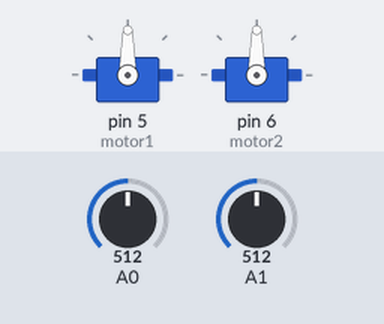
The sketch below on a simulated Arduino Uno, built with avr-gcc and run on an emulated ATmega328P. Parts: 2 × servo. Inputs (shaded band) come from the test bench; at power-on: A0 = 512, A1 = 512.

Above: at 1.2 s.
1.3 s: A0 set to 716
At 2.3 s:
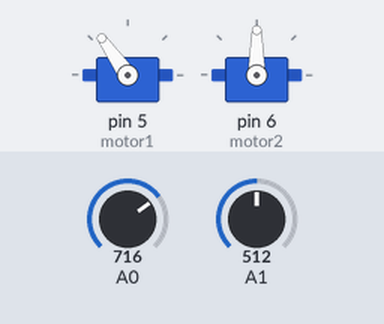
2.8 s: A1 set to 716
At 3.4 s:
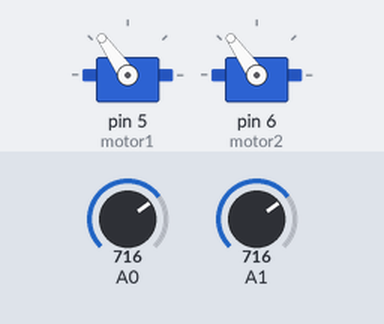
4.3 s: A0 set to 900
At 4.6 s:
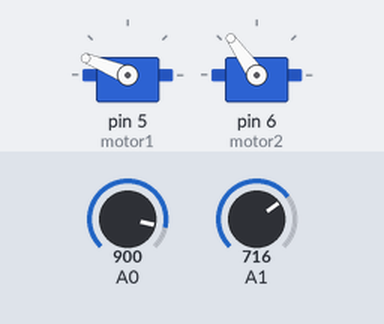
5.8 s: A1 set to 900
At 6.9 s:
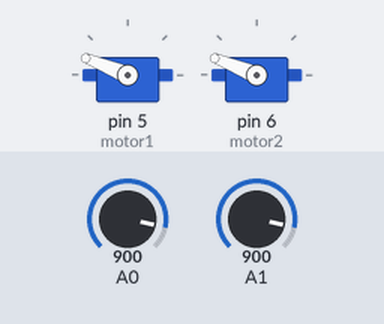
7.3 s: A0 set to 1023
At 8.1 s:
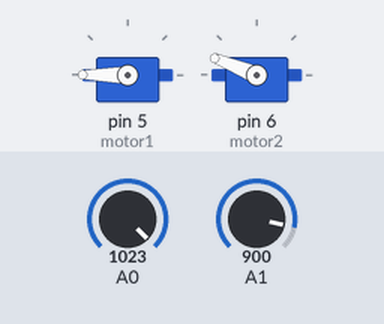
8.8 s: A1 set to 1023
At 9.2 s:
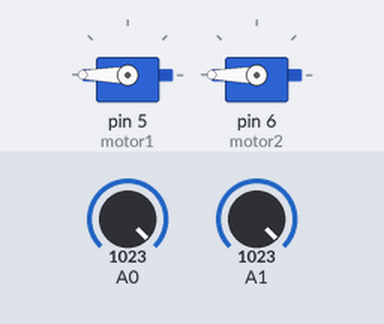
Timing chart, 0 to 11.3 s (numbered marks = the images above; inputs shaded):
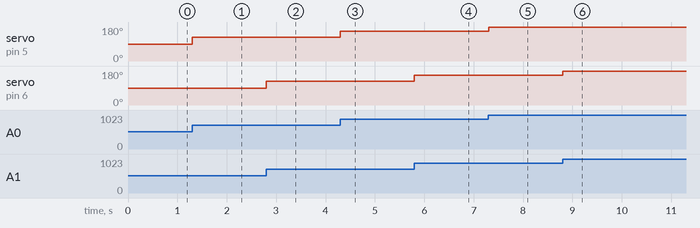

The sketch:

14_Joystick_2ServoMotor.ino
```cpp
#include <Servo.h>
Servo motor1;
Servo motor2;
void setup() {
  motor1.attach(5);
  motor2.attach(6);
}
void loop() {
  int x=analogRead(A0);
  int y=analogRead(A1);

  int xmap=map(x,0,1023,0,180);
  int ymap=map(y,0,1023,0,180);

  motor1.write(xmap);
  motor2.write(ymap);
  }
```

Measured:
- after the input at 1.3 s, servo on pin 5 (motor1): 90° → 125° at once
- after the input at 2.8 s, servo on pin 6 (motor2): 90° → 125° at once
- after the input at 4.3 s, servo on pin 5 (motor1): 125° → 158° at once
- after the input at 5.8 s, servo on pin 6 (motor2): 125° → 158° at once
- after the input at 7.3 s, servo on pin 5 (motor1): 158° → 180° at once
- after the input at 8.8 s, servo on pin 6 (motor2): 158° → 180° at once
